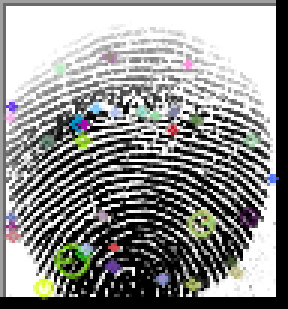
#> input picture _keypoints.png, 96 x 103 px (shown 3 times larger)
$ python -i preprocessing.py   (imports and definitions only)
#> lines starting #> are read from the running program, lines starting #| are printed output that depends on the picture; after the words box and inside, x2 and y2 are one past the last pixel; in counts of white or black regions, pixels touching at a corner belong together
import cv2

def preprocess_image(img_path):

#> called with img_path = '_keypoints.png'
    img = cv2.imread(img_path)
#> img is the input picture: shape (103, 96, 3); mean B, G, R 143.3, 144.7, 144.2
    if img is None:
        raise ValueError("Invalid image path or format.")

    gray = cv2.cvtColor(img, cv2.COLOR_BGR2GRAY)
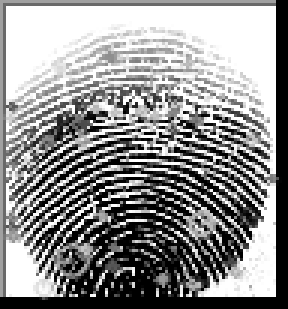
#> gray: shape (103, 96) (shown 3 times larger); min 0, max 255, mean 144.4

    #guassian
    blur = cv2.GaussianBlur(gray, (5, 5), 0)
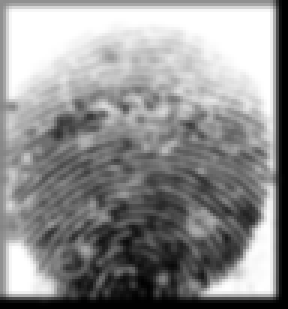
#> blur: shape (103, 96) (shown 3 times larger); min 0, max 255, mean 144.2

    #for contrast
    eq = cv2.equalizeHist(blur)
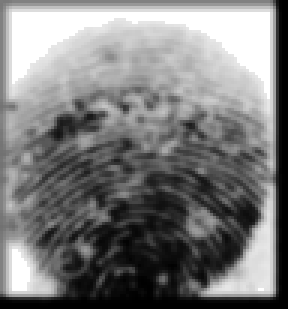
#> eq: shape (103, 96) (shown 3 times larger); min 0, max 255, mean 124.2

    _, binary = cv2.threshold(eq, 0, 255, cv2.THRESH_BINARY + cv2.THRESH_OTSU)
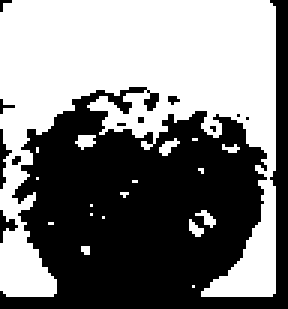
#> binary: shape (103, 96) (shown 3 times larger); 49.3% white; 18 white regions (15 under 20 px), largest, box (x1, y1, x2, y2) and area: (0, 0, 92, 99) 4756, (25, 45, 32, 50) 24, (53, 46, 60, 52) 21

    return img, gray, binary

>>> result = preprocess_image('_keypoints.png')
